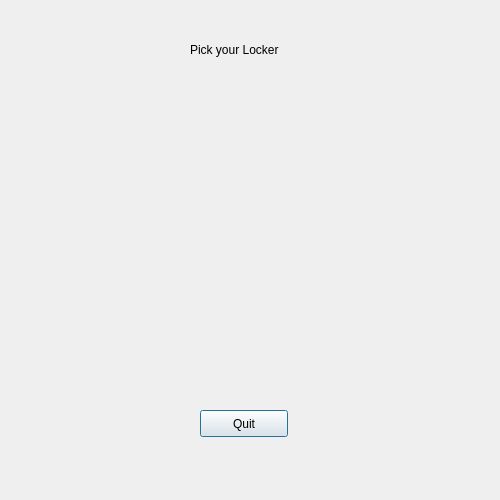
<?xml version="1.0" encoding="UTF-8"?>
<ui version="4.0">
 <class>ShowLockersDialog</class>
 <widget class="QDialog" name="ShowLockersDialog">
  <property name="geometry">
   <rect>
    <x>0</x>
    <y>0</y>
    <width>500</width>
    <height>500</height>
   </rect>
  </property>
  <property name="minimumSize">
   <size>
    <width>500</width>
    <height>500</height>
   </size>
  </property>
  <property name="maximumSize">
   <size>
    <width>500</width>
    <height>500</height>
   </size>
  </property>
  <property name="windowTitle">
   <string>ShowLockersDialog</string>
  </property>
  <widget class="QLabel" name="label">
   <property name="geometry">
    <rect>
     <x>190</x>
     <y>40</y>
     <width>111</width>
     <height>19</height>
    </rect>
   </property>
   <property name="text">
    <string>Pick your Locker</string>
   </property>
  </widget>
  <widget class="QPushButton" name="pushButton">
   <property name="geometry">
    <rect>
     <x>200</x>
     <y>410</y>
     <width>88</width>
     <height>27</height>
    </rect>
   </property>
   <property name="text">
    <string>Quit</string>
   </property>
  </widget>
 </widget>
 <resources/>
 <connections/>
</ui>
